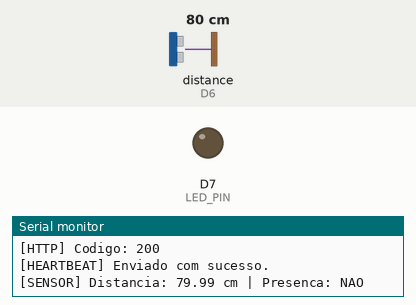
Bench run of a sketch on a simulated ESP8266 (Wemos D1 mini). Shown: output pins drawn as LEDs (lit = HIGH), the last lines printed to the serial monitor. Wiring (inferred from the names in the program): ultrasonic range finder: trigger D5; echo D6. The test bench sets the inputs (shaded band); at power-on: distance to the obstacle (sensor on D6) 80 cm. The echo pulse lasts 58.3 µs per cm; WiFi joins after 1.5 s; servers stay silent unless stated; uploads are accepted with an empty reply; pins used as bus, display or sensor lines are not drawn.

Above: at 3.8 s.
3.9 s: distance to the obstacle (sensor on D6) set to 65 cm
5.4 s: distance to the obstacle (sensor on D6) set to 57 cm
At 6.6 s:
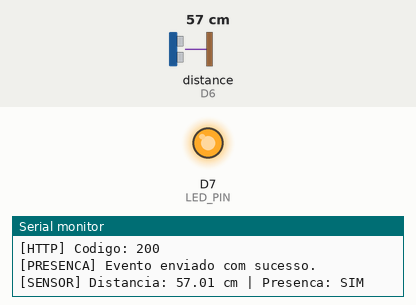
6.9 s: distance to the obstacle (sensor on D6) set to 120 cm
At 8.0 s:
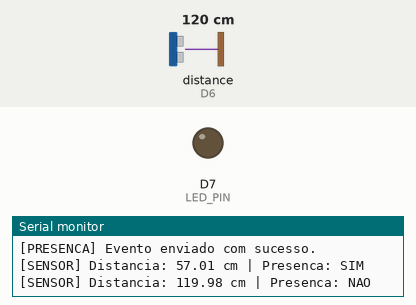
8.5 s: distance to the obstacle (sensor on D6) set to 2 cm
At 10.0 s:
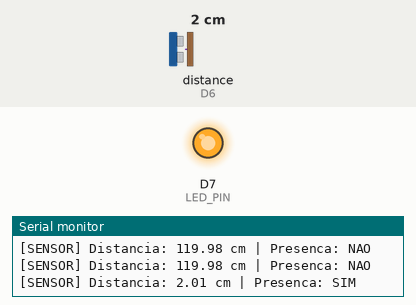
Timing chart, 0 to 11.1 s (numbered marks = the images above; inputs shaded):
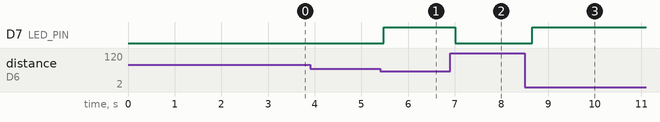

Measured:
- the behaviour switches between 61 and 60 cm on distance to the obstacle (sensor on D6) (found by bisection; images 0 and 1)
- after the input at 5.4 s, D7 (LED_PIN): LOW → HIGH after 0.08 s
- after the input at 6.9 s, D7 (LED_PIN): HIGH → LOW after 0.11 s
- after the input at 8.5 s, D7 (LED_PIN): LOW → HIGH after 0.16 s

The sketch:

fontes.ino
```cpp
#include <ESP8266WiFi.h>
#include <ESP8266HTTPClient.h>
#include <WiFiClient.h>

#include "config.h"

const char* FIRMWARE_VERSION = "1.0.1";

// --- HARDWARE ---
// Wemos D1 mini:
// TRIG -> D5
// ECHO -> D6
// LED vermelho -> D7
const int TRIG_PIN = D5;
const int ECHO_PIN = D6;
const int LED_PIN = D7;
const unsigned int MAX_DISTANCE_CM = 300;
const unsigned long ECHO_TIMEOUT_US = MAX_DISTANCE_CM * 58UL;

// Distancia considerada "presenca detectada".
const float PRESENCE_DISTANCE_CM = 60.0;

// --- INTERVALOS ---
const unsigned long WIFI_RETRY_INTERVAL_MS = 10000;
const unsigned long LOOP_DELAY_MS = 200;
const unsigned long HEARTBEAT_INTERVAL_MS = 30000;
const unsigned long EVENT_COOLDOWN_MS = 5000;
const unsigned long SENSOR_LOG_INTERVAL_MS = 1000;

unsigned long lastHeartbeatAt = HEARTBEAT_INTERVAL_MS;
unsigned long lastPresenceEventAt = 0;
unsigned long lastWifiRetryAt = 0;
unsigned long lastSensorLogAt = 0;
bool lastSensorState = false;

String buildUrl(const char* path) {
  return String(API_BASE_URL) + path;
}

float readDistanceCm() {
  digitalWrite(TRIG_PIN, LOW);
  delayMicroseconds(2);
  digitalWrite(TRIG_PIN, HIGH);
  delayMicroseconds(10);
  digitalWrite(TRIG_PIN, LOW);

  const unsigned long durationUs = pulseIn(ECHO_PIN, HIGH, ECHO_TIMEOUT_US);

  if (durationUs == 0) {
    return -1.0;
  }

  return durationUs * 0.0343 / 2.0;
}

void connectToWiFi() {
  if (WiFi.status() == WL_CONNECTED) {
    return;
  }

  Serial.print("[WIFI] Conectando em ");
  Serial.println(WIFI_SSID);
  WiFi.begin(WIFI_SSID, WIFI_PASSWORD);

  unsigned long startedAt = millis();
  while (WiFi.status() != WL_CONNECTED && millis() - startedAt < WIFI_RETRY_INTERVAL_MS) {
    delay(500);
    Serial.print(".");
  }

  if (WiFi.status() == WL_CONNECTED) {
    Serial.println();
    Serial.print("[WIFI] Conectado. IP da Wemos: ");
    Serial.println(WiFi.localIP());
    Serial.print("[WIFI] Gateway da rede: ");
    Serial.println(WiFi.gatewayIP());
    return;
  }

  Serial.println();
  Serial.println("[WIFI] Falha ao conectar. Vou tentar de novo.");
}

bool sendJsonPost(const char* path, const String& payload) {
  if (WiFi.status() != WL_CONNECTED) {
    Serial.println("[HTTP] Sem Wi-Fi para enviar dados.");
    return false;
  }

  WiFiClient client;
  HTTPClient http;
  String url = buildUrl(path);

  Serial.print("[HTTP] POST ");
  Serial.println(url);
  Serial.print("[HTTP] Payload: ");
  Serial.println(payload);

  http.begin(client, url);
  http.addHeader("Content-Type", "application/json");
  http.addHeader("Accept", "application/json");
  http.addHeader("x-gateway-token", GATEWAY_TOKEN);

  int responseCode = http.POST(payload);
  String responseBody = http.getString();

  Serial.print("[HTTP] Codigo: ");
  Serial.println(responseCode);

  if (responseBody.length() > 0) {
    Serial.print("[HTTP] Resposta: ");
    Serial.println(responseBody);
  }

  http.end();
  return responseCode > 0 && responseCode < 300;
}

void sendHeartbeat() {
  String payload = "{";
  payload += "\"sensors\":[{";
  payload += "\"externalId\":\"" + String(SENSOR_EXTERNAL_ID) + "\"";
  payload += "}]";
  payload += ",\"helpButtons\":[]";
  payload += "}";

  bool success = sendJsonPost("/iot/heartbeats", payload);
  if (success) {
    Serial.println("[HEARTBEAT] Enviado com sucesso.");
  } else {
    Serial.println("[HEARTBEAT] Falha ao enviar.");
  }
}

void sendPresenceEvent() {
  String payload = "{";
  payload += "\"sensorExternalId\":\"" + String(SENSOR_EXTERNAL_ID) + "\"";
  payload += "}";

  bool success = sendJsonPost("/iot/presence-events", payload);
  if (success) {
    Serial.println("[PRESENCA] Evento enviado com sucesso.");
  } else {
    Serial.println("[PRESENCA] Falha ao enviar evento.");
  }
}

void ensureWiFiConnected() {
  if (WiFi.status() == WL_CONNECTED) {
    return;
  }

  unsigned long now = millis();
  if (now - lastWifiRetryAt < WIFI_RETRY_INTERVAL_MS) {
    return;
  }

  lastWifiRetryAt = now;
  connectToWiFi();
}

void setup() {
  Serial.begin(9600);
  pinMode(TRIG_PIN, OUTPUT);
  pinMode(ECHO_PIN, INPUT);
  pinMode(LED_PIN, OUTPUT);
  digitalWrite(TRIG_PIN, LOW);
  digitalWrite(LED_PIN, LOW);

  delay(1000);
  Serial.println();
  Serial.println("[SAFE HOME IOT INICIADO]");
  Serial.print("[FIRMWARE] Versao ");
  Serial.println(FIRMWARE_VERSION);
  Serial.println("[SENSOR] TRIG em D5 | ECHO em D6");

  WiFi.mode(WIFI_STA);
  connectToWiFi();

  float initialDistance = readDistanceCm();
  lastSensorState = initialDistance > 0 && initialDistance <= PRESENCE_DISTANCE_CM;

  if (initialDistance < 0) {
    Serial.println("[SENSOR] Sem leitura inicial.");
  } else {
    Serial.print("[SENSOR] Leitura inicial: ");
    Serial.print(initialDistance);
    Serial.println(" cm");
  }
}

void loop() {
  ensureWiFiConnected();

  unsigned long now = millis();
  float distanceCm = readDistanceCm();
  bool sensorActive = distanceCm > 0 && distanceCm <= PRESENCE_DISTANCE_CM;

  digitalWrite(LED_PIN, sensorActive ? HIGH : LOW);

  if (now - lastSensorLogAt >= SENSOR_LOG_INTERVAL_MS) {
    if (distanceCm < 0) {
      Serial.println("[SENSOR] Sem resposta.");
    } else {
      Serial.print("[SENSOR] Distancia: ");
      Serial.print(distanceCm);
      Serial.print(" cm | Presenca: ");
      Serial.println(sensorActive ? "SIM" : "NAO");
    }

    lastSensorLogAt = now;
  }

  // Envia evento somente na borda de ativacao para nao floodar a API.
  if (sensorActive && !lastSensorState && now - lastPresenceEventAt >= EVENT_COOLDOWN_MS) {
    Serial.println("[PRESENCA] Presenca detectada pelo ultrassonico.");
    sendPresenceEvent();
    lastPresenceEventAt = now;
  }

  if (now - lastHeartbeatAt >= HEARTBEAT_INTERVAL_MS) {
    sendHeartbeat();
    lastHeartbeatAt = now;
  }

  lastSensorState = sensorActive;
  delay(LOOP_DELAY_MS);
}
```

config.example.h
```cpp
#pragma once

// Copie este arquivo para config.h e ajuste os valores locais.
// config.h e ignorado pelo Git.
const char* WIFI_SSID = "NOME_DA_REDE_2_4_GHZ";
const char* WIFI_PASSWORD = "SENHA_DA_REDE";

// IP do computador que executa a API na mesma rede do ESP8266.
const char* API_BASE_URL = "http://192.168.137.1:3333/api/v1";

// Token retornado ao cadastrar ou rotacionar o gateway na API.
const char* GATEWAY_TOKEN = "TOKEN_DO_GATEWAY";

// Deve ser igual ao externalId do sensor cadastrado na API.
const char* SENSOR_EXTERNAL_ID = "pir-sala";
```
